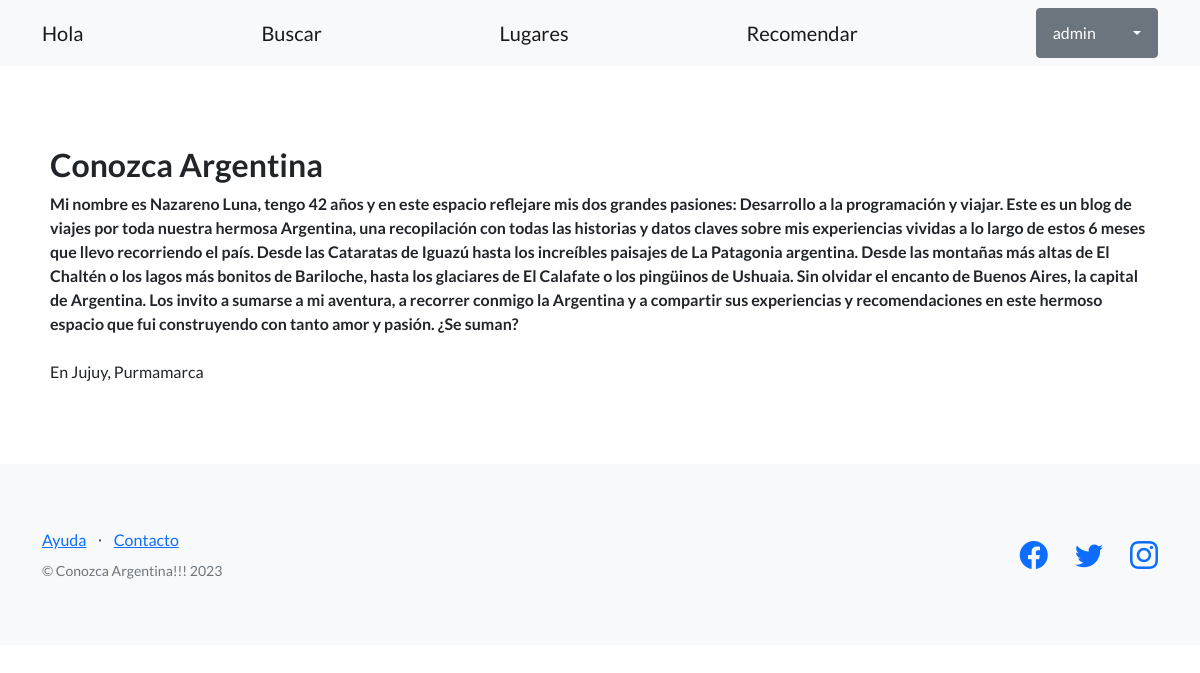
Page /plataforma/abou_me/ (signed in) on the committed database.
### viajeros/models.py (models this page shows)
class AboutMe(models.Model):
    titulo = models.CharField(max_length=256)
    mi_blog = models.CharField(max_length=1000)
    imagen = models.ImageField(upload_to="imagenes",null=True,blank=True)

### viajeros/views.py (the view)
# urls.py: path('abou_me/',listar_about_me, name="listar_about_me"),
def listar_about_me(request):
    about = AboutMe.objects.all()
    contexto = {
        'aboutme': about
    }
    return render(
        request=request,
        template_name='viajeros/lista_hola.html',
        context = contexto,
    )

### viajeros/templates/viajeros/lista_hola.html (shortened to what this page needs)
{% extends "viajeros/base.html" %}
{% block contenido %}
{% for about in aboutme %}
  <tbody>
    <h2>{{about.titulo}}</h2>
    <span>
     <b>{{about.mi_blog}}</b>
    </span>
    <br>
    <span>
      <br>
      <h7>En Jujuy, Purmamarca</h7>
    </span>
  </tbody>
{% endfor %}
{% endblock contenido %}

### viajeros/templates/viajeros/base.html (shortened to what this page needs)
{% load static %}
<!DOCTYPE html>
<html lang="en">
    <head>
        <link href="https://cdn.jsdelivr.net/npm/bootstrap-icons@1.5.0/font/bootstrap-icons.css" rel="stylesheet" type="text/css" />
        <link href="{% static 'css/styles.css' %}" rel="stylesheet" />
    </head>
    <body>
        <nav class="navbar navbar-light bg-light static-top">
            <div class="container">
                <a class="navbar-brand" href={% url 'listar_about_me'%}>Hola</a>
                <a class="navbar-brand" href={% url 'listar_busquedas'%}>Buscar</a>
                <a class="navbar-brand" href={% url 'listar_lugares'%}>Lugares</a>
                <a class="navbar-brand" href={% url 'crear_lugar'%}>Recomendar</a>
                {% if user.is_authenticated %}
                <div class="dropdown">
                    <button class="btn btn-secondary dropdown-toggle" type="button" id="dropdownMenuButton1" data-bs-toggle="dropdown" aria-expanded="false">
                        <div style="display: inline-flex;">
                            <span style="padding: 0px 30px 0px 0px;">{{ user.username }}</span>
                        </div>
                    </button>
                  </div>
                </div>
                {% else %}
                <a class="btn btn-primary" href="{% url 'login' %}">Iniciar sesión</a>
                <a class="btn btn-secondary" href="{% url 'registro' %}">Registro</a>
                {% endif %}
        </nav>
        <section style="padding:80px 50px;">
            {% block contenido %}
            {% endblock contenido %}
        </section>
        <footer class="footer bg-light">
            <div class="container">
                <div class="row">
                    <div class="col-lg-6 h-100 text-center text-lg-start my-auto">
                        <ul class="list-inline mb-2">
                            <li class="list-inline-item"><a href="#!">Ayuda</a></li>
                            <li class="list-inline-item">⋅</li>
                            <li class="list-inline-item"><a href="#!">Contacto</a></li>
                        </ul>
                        <p class="text-muted small mb-4 mb-lg-0">&copy; Conozca Argentina!!! 2023</p>
                    </div>
                    <div class="col-lg-6 h-100 text-center text-lg-end my-auto">
                        <ul class="list-inline mb-0">
                            <li class="list-inline-item me-4">
                                <a href="#!"><i class="bi-facebook fs-3"></i></a>
                            </li>
                            <li class="list-inline-item me-4">
                                <a href="#!"><i class="bi-twitter fs-3"></i></a>
                            </li>
                            <li class="list-inline-item">
                                <a href="https://www.instagram.com/espndeportes/?hl=es"><i class="bi-instagram fs-3"></i></a>
                            </li>
                        </ul>
                    </div>
                </div>
            </div>
        </footer>
    </body>
</html>

### rows in the picture
AboutMe: titulo "Conozca Argentina", mi_blog "Mi nombre es Nazareno Luna, tengo 42 años y en este espacio reflejare mis dos grandes pasiones: Desarrollo a la programación y viajar. Este es un blog de viajes por toda nuestra hermosa Argentina, una recopilación con todas las historias y datos claves sobre mis experiencias vividas a lo largo de estos 6 meses que llevo recorriendo el país. Desde las Cataratas de Iguazú hasta los increíbles paisajes de La Patagonia argentina. Desde las montañas más altas de El Chaltén o los lagos más bonitos de Bariloche, hasta los glaciares de El Calafate o los pingüinos de Ushuaia. Sin olvidar el encanto de Buenos Aires, la capital de Argentina. Los invito a sumarse a mi aventura, a recorrer conmigo la…"

### other values in the picture
{{ user.username }} "admin"
